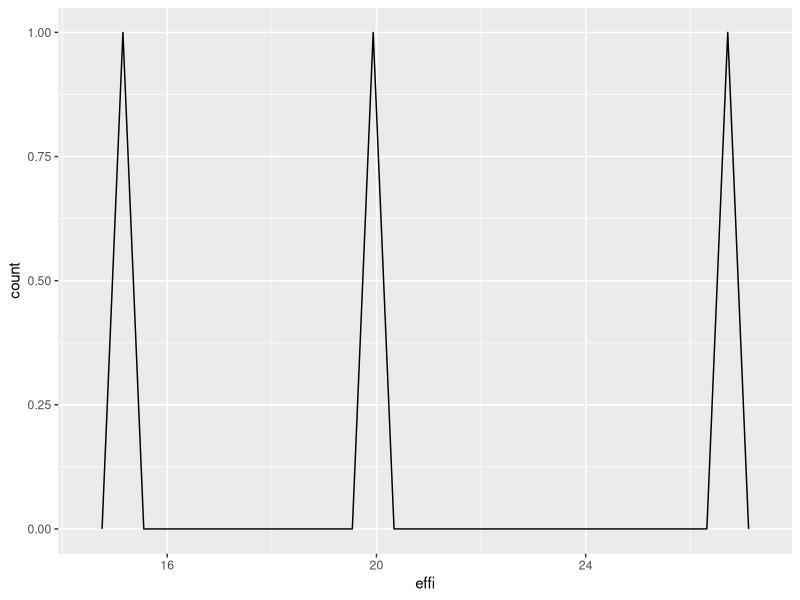

Write R code to recreate this figure.
# Created by Kunpeng Yang
# Last updated 2/17/2019

# Data transformation ####
library(tidyverse)
cars <- mtcars
View(cars)

# Filter ####
filter(cars, cyl == 4, gear == 5) # select cars with 4 cylnders and 5 gears
filter(cars, mpg > 30) # select cars whose mpg is above 30
filter(cars, mpg < 20 | hp > 150) # logical operator: select cars whose mpg < 20 or hp > 150

# Arrange rows ####
arrange(cars, gear, hp, mpg) # rearrange the order of rows
arrange(cars, desc(hp)) # rearrange rows by hp in desc order 

# Select columns ####
select(cars, mpg, hp, gear) # select fields
select(cars, mpg:gear) # select fields from mpg to gear

# Add new variables ####
mutate(cars, 
       power = hp/wt, # add column which is horse power per ton
       efficiency = drat/mpg)

mutate(cars, 
       km_per_Litter = mpg/1.6/3.79) # add a new column which converts mpg to km per litter


# Grouped summaries ####
summarise(cars, efficiency = mean(mpg, na.rm = TRUE)) # calculate average mpg

by_size <- group_by(cars, cyl, carb) # build groups by car size depending on cyl and carb
summarise(by_size, efficiency = mean(mpg, na.rm = TRUE)) # calculate average mpg for each groups

# calculate average mpg of cars grouped by cyl
miles <- cars %>%
  group_by(cyl) %>%
  summarise(
    effi = mean(mpg)
  )

# draw plot
ggplot(data = miles, mapping = aes(x = effi)) +
  geom_freqpoly(binwith = 10)
